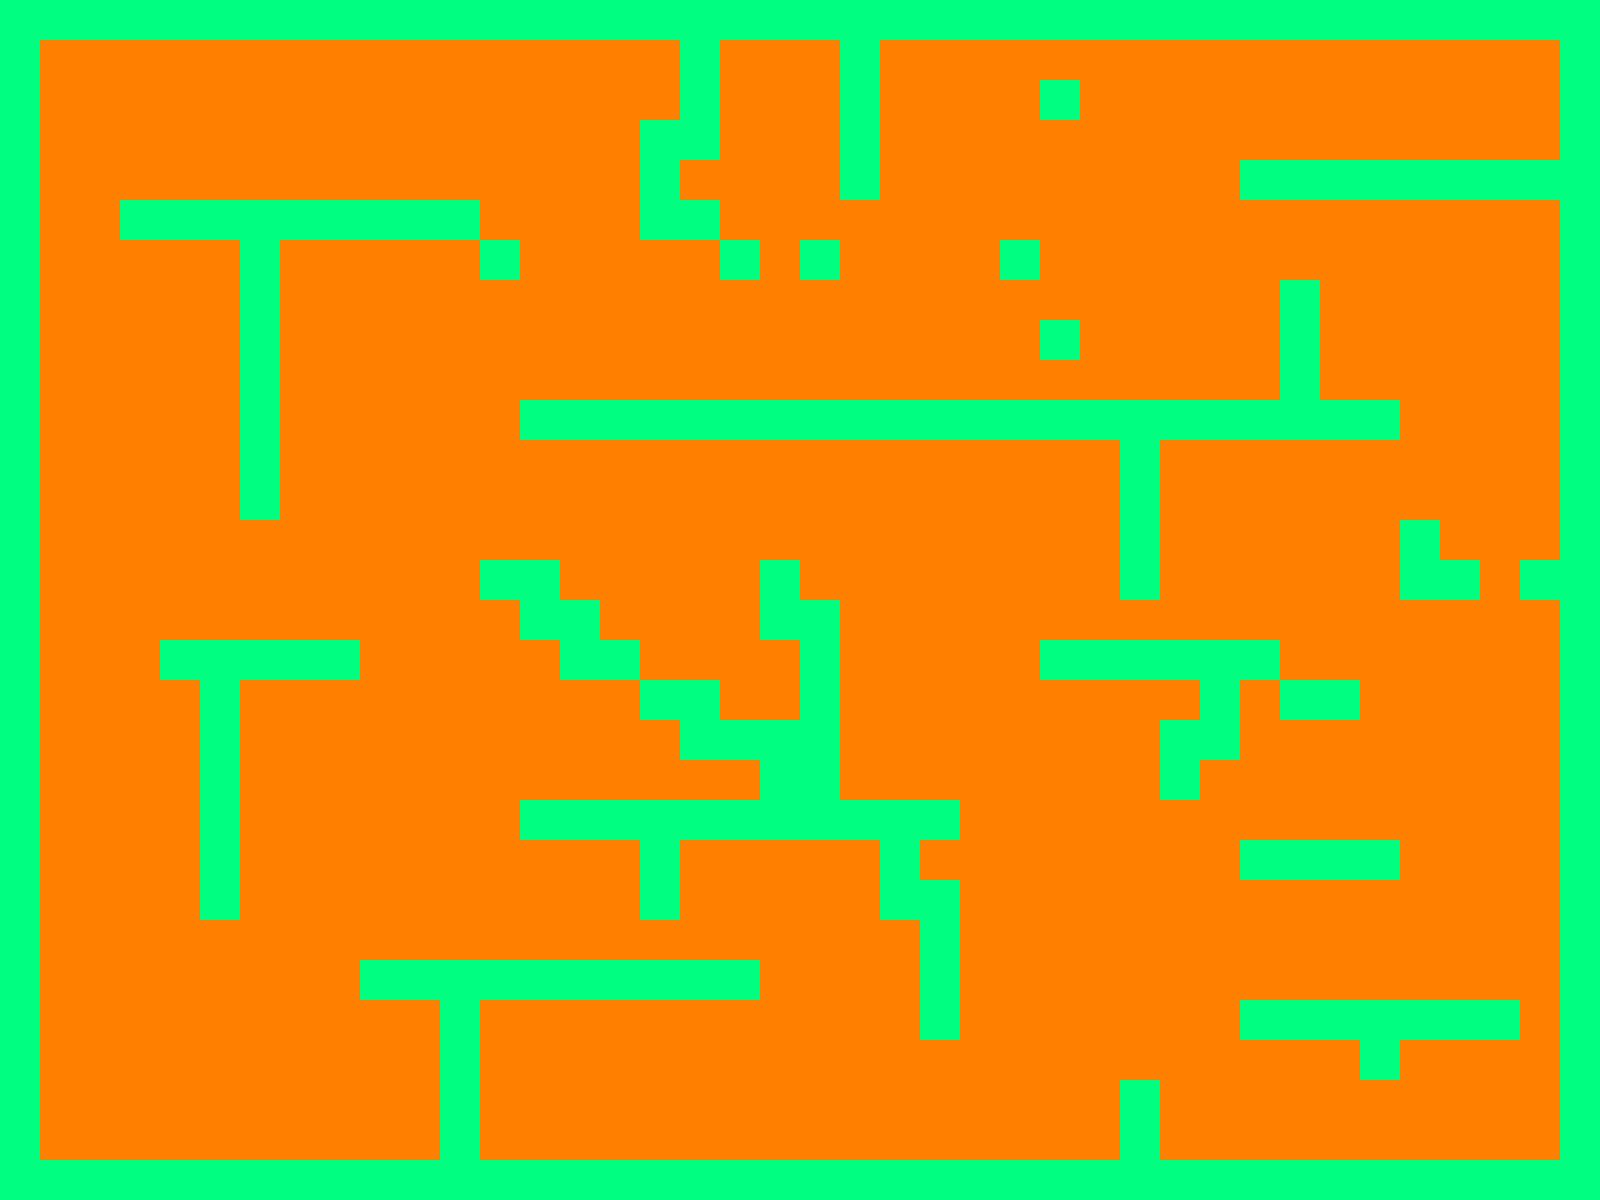

This game map was drawn from its Tiled (.tmx) file and the tilesets committed beside it. A one-line description and the trimmed map source follow:
An orthogonal 40x30 tile map with 40x40 px tiles, 1 tile layer (Tile Layer 1) and 47 objects.

<map version="1.0" orientation="orthogonal" width="40" height="30" tilewidth="40" tileheight="40">
 <tileset firstgid="1" name="asd" tilewidth="40" tileheight="40">
  <image source="tileset.png" width="40" height="80" />
 </tileset>
 <layer name="Tile Layer 1" width="40" height="30">
  <data>[1200 cells, 1200 non-empty, 2 distinct tile ids]</data>
 </layer>
 <objectgroup name="CollisionLayer" width="40" height="30">
  <object x="0" y="0" width="1600" height="40" />
  <object x="1560" y="40" width="40" height="1160" />
  <object x="0" y="1160" width="1560" height="80" />
  <object x="0" y="40" width="40" height="1120" />
  <object x="120" y="200" width="360" height="40" />
  <object x="480" y="240" width="40" height="40" />
  <object x="240" y="240" width="40" height="280" />
  <object x="160" y="640" width="200" height="40" />
  <object x="200" y="680" width="40" height="240" />
  <object x="360" y="960" width="400" height="40" />
  <object x="440" y="1000" width="40" height="160" />
  <object x="920" y="880" width="40" height="160" />
  <object x="520" y="800" width="440" height="40" />
  <object x="880" y="840" width="40" height="80" />
  <object x="640" y="840" width="40" height="80" />
  <object x="480" y="560" width="80" height="40" />
  <object x="520" y="600" width="80" height="40" />
  <object x="560" y="640" width="80" height="40" />
  <object x="640" y="680" width="80" height="40" />
  <object x="680" y="720" width="160" height="40" />
  <object x="760" y="760" width="80" height="40" />
  <object x="800" y="600" width="40" height="120" />
  <object x="760" y="560" width="40" height="80" />
  <object x="1040" y="640" width="240" height="40" />
  <object x="1200" y="680" width="40" height="80" />
  <object x="1160" y="720" width="40" height="80" />
  <object x="1280" y="680" width="80" height="40" />
  <object x="1400" y="520" width="40" height="80" />
  <object x="1440" y="560" width="40" height="40" />
  <object x="1520" y="560" width="40" height="40" />
  <object x="1240" y="840" width="160" height="40" />
  <object x="1240" y="1000" width="280" height="40" />
  <object x="1360" y="1040" width="40" height="40" />
  <object x="1120" y="1080" width="40" height="80" />
  <object x="520" y="400" width="880" height="40" />
  <object x="1120" y="440" width="40" height="160" />
  <object x="1280" y="280" width="40" height="120" />
  <object x="1040" y="320" width="40" height="40" />
  <object x="1000" y="240" width="40" height="40" />
  <object x="1040" y="80" width="40" height="40" />
  <object x="1240" y="160" width="320" height="40" />
  <object x="840" y="40" width="40" height="160" />
  <object x="680" y="40" width="40" height="120" />
  <object x="640" y="120" width="40" height="120" />
  <object x="680" y="200" width="40" height="40" />
  <object x="720" y="240" width="40" height="40" />
  <object x="800" y="240" width="40" height="40" />
 </objectgroup>
</map>
